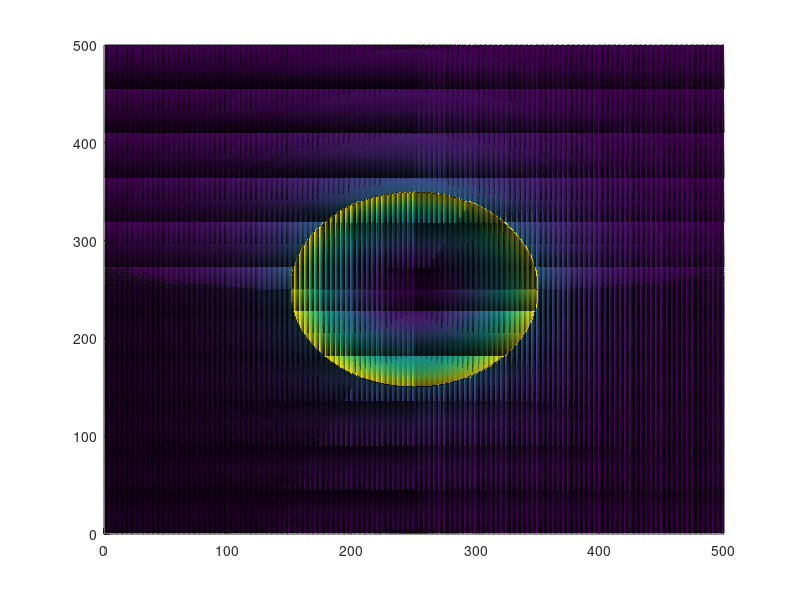

Reproduce this figure in MATLAB. (Note: this script raises an error after producing the figure.)
size_factor = 500
center = size_factor/2
model = zeros(size_factor,size_factor);
R = 100
H_r = 5
H_c = 10

W_r = 200
for i =  1:1:size_factor
    for j = 1:1:size_factor
        

        r = sqrt(abs(i-center)^2 + abs(j-center)^2);
        if r <= R
            h = (H_c+H_r)*r^2/R^2;
        else
            h = H_r*(R+W_r)^3/((R+W_r)^3-R^3)*(r/R)^(-3) - (H_r*R^3)/((R+W_r)^3-R^3);
        end
        model(i,j) = h;
    end
end
model


% 
% v = VideoWriter('peaks_1.avi');
% open(v);
% lidar_data = zeros(size_factor,size_factor);
% for i =  1:1:size_factor*10
%   
%     lidar_data(model==i) = 1;
%     
%     if rem(i,10) == 0
%         imagesc(lidar_data);
%         colorbar;
%         hold on;
%         pause(0.1)
%         frame = lidar_data;
%         writeVideo(v,frame);
%         lidar_data =  zeros(size_factor,size_factor);
%     end
%     
% 
%     
% end
% close(v);
% imagesc(lidar_data);
% colorbar;

% imagesc(model);
% colorbar;
% f1 = figure;
% f2 = figure;
% figure(f1);
% imagesc(data);colorbar;
% figure(f2);
% imagesc(trim);colorbar;


s = surface(model);
s.EdgeColor = 'none';
zlim([0 50])
%colorbar
view(3)